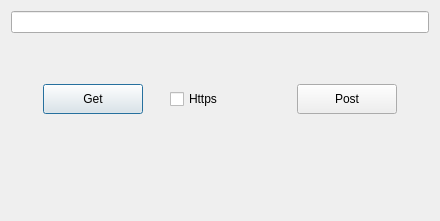
<?xml version="1.0" encoding="UTF-8"?>
<ui version="4.0">
 <class>HttpClientClass</class>
 <widget class="QDialog" name="HttpClientClass">
  <property name="geometry">
   <rect>
    <x>0</x>
    <y>0</y>
    <width>440</width>
    <height>221</height>
   </rect>
  </property>
  <property name="windowTitle">
   <string>HttpClient</string>
  </property>
  <layout class="QHBoxLayout" name="horizontalLayout">
   <item>
    <layout class="QVBoxLayout" name="verticalLayout" stretch="2,3,1">
     <property name="spacing">
      <number>0</number>
     </property>
     <item>
      <widget class="QLineEdit" name="m_EditUrl"/>
     </item>
     <item>
      <widget class="QWidget" name="widget" native="true">
       <layout class="QHBoxLayout" name="horizontalLayout_2">
        <item>
         <widget class="QPushButton" name="pushButton">
          <property name="maximumSize">
           <size>
            <width>100</width>
            <height>30</height>
           </size>
          </property>
          <property name="text">
           <string>Get</string>
          </property>
         </widget>
        </item>
        <item>
         <widget class="QCheckBox" name="checkBox">
          <property name="maximumSize">
           <size>
            <width>100</width>
            <height>30</height>
           </size>
          </property>
          <property name="text">
           <string>Https</string>
          </property>
         </widget>
        </item>
        <item>
         <widget class="QPushButton" name="pushButton_2">
          <property name="maximumSize">
           <size>
            <width>100</width>
            <height>30</height>
           </size>
          </property>
          <property name="text">
           <string>Post</string>
          </property>
         </widget>
        </item>
       </layout>
      </widget>
     </item>
     <item>
      <widget class="QLabel" name="m_Label">
       <property name="text">
        <string/>
       </property>
      </widget>
     </item>
    </layout>
   </item>
  </layout>
 </widget>
 <layoutdefault spacing="6" margin="11"/>
 <resources>
  <include location="httpclient.qrc"/>
 </resources>
 <connections/>
</ui>
